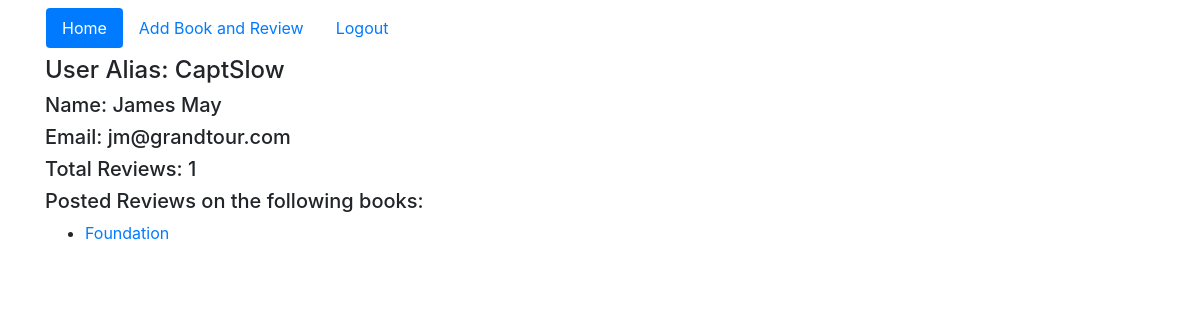
Screenshot of /users/2/ with the database file from the repository.
### apps/review_book_app/models.py (models this page shows)
class User(models.Model):
    name = models.CharField(max_length=255)
    alias = models.CharField(max_length=255)
    email = models.CharField(max_length=255)
    password = models.CharField(max_length=255)
    created_at = models.DateTimeField(auto_now_add=True)
    update_at = models.DateTimeField(auto_now=True)
    objects = UserManager()

class Review(models.Model):
    reviewer = models.ForeignKey(User, related_name='user_review')
    book = models.ForeignKey(Book, related_name='review_of_book')
    content = models.TextField()
    rating = models.IntegerField()
    created_at = models.DateTimeField(auto_now_add=True)
    update_at = models.DateTimeField(auto_now=True)

class Book(models.Model):
    author = models.CharField(max_length=255)
    title = models.CharField(max_length=255)
    book_reviews = models.ManyToManyField(User, related_name='user_book_reviews')
    created_at = models.DateTimeField(auto_now_add=True)
    update_at = models.DateTimeField(auto_now=True)

### apps/review_book_app/views.py (the view)
# urls.py: url(r'^users/(?P<id>\d+)/$', views.user),
def user(request, id):
    user = User.objects.get(id=id)
    reviews = Review.objects.filter(reviewer=user)
    print(reviews)
    count = len(reviews)
    print(count)
    context = {
        'user': user,
        'reviews': reviews,
        'count': count,
    }
    return render (request, 'review_book_app/user.html', context)

### apps/review_book_app/templates/review_book_app/user.html (shortened to what this page needs)
<!doctype html>
<html lang="en">
<head>
    <link rel="stylesheet" href="../../static/review_book_app/css/bootstrap.css">
    <link rel="stylesheet" href="../../static/review_book_app/css/fontawesome-all.css">
</head>
<div class="container">
    <div class="row">
        <nav class="nav nav-pills navbar">
            <a class="nav-link active" href="/">Home</a>
            <a class="nav-link" href="/books/add">Add Book and Review</a>
            <a class="nav-link" href="/logout">Logout</a>
        </nav>
    </div>
    <div class="row">
        <div class="col-auto">
            <h4>User Alias: {{ user.alias }}</h4>
            <h5>Name: {{ user.name }}</h5>
            <h5>Email: {{ user.email }}</h5>
            <h5>Total Reviews: {{ count }} </h5>
            <h5>Posted Reviews on the following books:</h5>
            <ul class="list">
                {% for review in reviews %}
                    <li class="list-item">
                        <a href="/books/{{ review.book.id }}/">
                            {{ review.book.title }}
                        </a>
                    </li>
                {% endfor %}
            </ul>
        </div>
    </div>
</div>
</body>
</html>

### rows the page displays
User: alias "CaptSlow", name "James May", email "jm@grandtour.com"
Review: book "Foundation"

### other values shown
{{ count }} "1"
